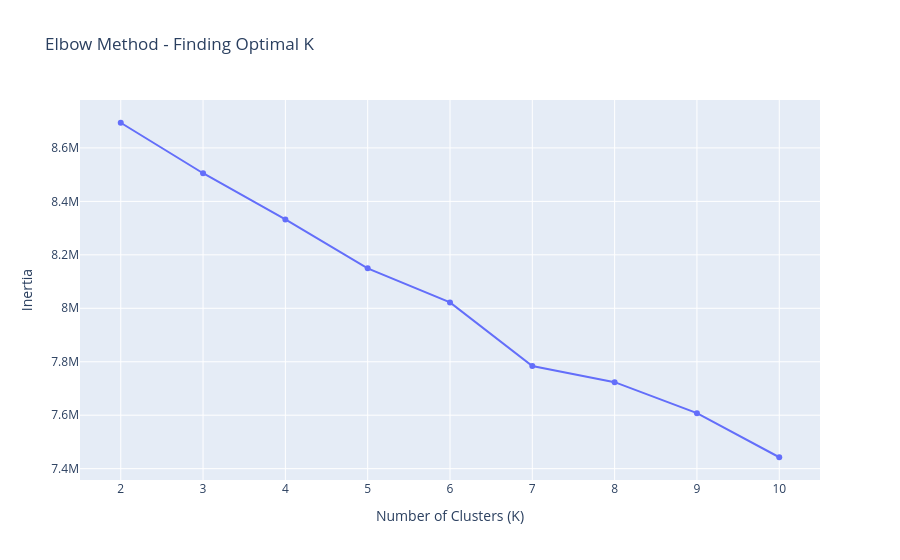

This figure's notebook cell:
### Markdown cell above
## 2. Patient Segmentation (K-Means Clustering)
Before building a classifier, we explore whether natural patient groups exist in the data. K-Means clustering groups similar patients together without using the readmission label.

### Code cell
from sklearn.cluster import KMeans

# Try K from 2 to 10 and measure inertia
inertia = []
k_range = range(2, 11)

for k in k_range:
    km = KMeans(n_clusters=k, random_state=42, n_init=10)
    km.fit(X_scaled)
    inertia.append(km.inertia_)

# Plot the elbow
import plotly.express as px

fig = px.line(
    x=list(k_range), 
    y=inertia,
    markers=True,
    title='Elbow Method - Finding Optimal K',
    labels={'x': 'Number of Clusters (K)', 'y': 'Inertia'}
)
fig.show()

### Figure 1 — Plotly figure (JSON) as saved in the notebook; plotly's stock layout.template omitted (floating-point values rounded to 4 significant figures)
{"data": [{"hovertemplate": "Number of Clusters (K)=%{x}<br>Inertia=%{y}<extra></extra>", "legendgroup": "", "line": {"color": "#636efa", "dash": "solid"}, "marker": {"symbol": "circle"}, "mode": "lines+markers", "name": "", "orientation": "v", "showlegend": false, "type": "scatter", "x": [2, 3, 4, 5, 6, 7, 8, 9, 10], "xaxis": "x", "y": [8694000.0, 8505000.0, 8333000.0, 8150000.0, 8022000.0, 7784000.0, 7724000.0, 7608000.0, 7443000.0], "yaxis": "y"}], "layout": {"legend": {"tracegroupgap": 0}, "title": {"text": "Elbow Method - Finding Optimal K"}, "xaxis": {"anchor": "y", "domain": [0, 1], "title": {"text": "Number of Clusters (K)"}}, "yaxis": {"anchor": "x", "domain": [0, 1], "title": {"text": "Inertia"}}}}
